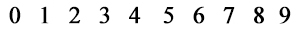
%> input picture Patterns/new (times new roman)/Template_1.jpg, 300 x 30 px
$ octave Untitled4.m   (GNU Octave 9; MATLAB toolbox functions it lacks are replaced by stand-ins)
%> lines starting %> are read from the running program, lines starting %| are printed output that depends on the picture
%Read an Image A(Template)
A1 = imread('D:\Last Semester\PR\PR lab\Patterns\new (times new roman)\Template_1.jpg');
%> A1 is the input picture: size 30x300x3 uint8; min 0, max 255, mean 235.8

%Read the Target Image
B1 = imread('D:\Last Semester\PR\PR lab\Patterns\new (times new roman)\4_candidate.jpg');
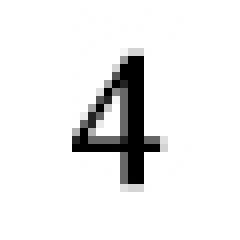
%> input picture Patterns/new (times new roman)/4_candidate.jpg, 30 x 30 px (shown 8 times larger)
%> B1 is the input picture: size 30x30x3 uint8; min 0, max 255, mean 235.3

A = A1(:,:,1);
B = B1(:,:,1);

corr_map = zeros([size(A,1),size(A,2)]);

for i = 1:size(A,1)-size(B,1)
    for j = 1:size(A,2)-size(B,2)
        %Construct the correlation map
        corr_map(i,j) = corr2(A(i:i+size(B,1)-1,j:j+size(B,2)-1),B);
    end
end
%> corr_map: size 30x300 double; every value is 0

figure,imagesc(corr_map);colorbar;
%> after `colorbar`:
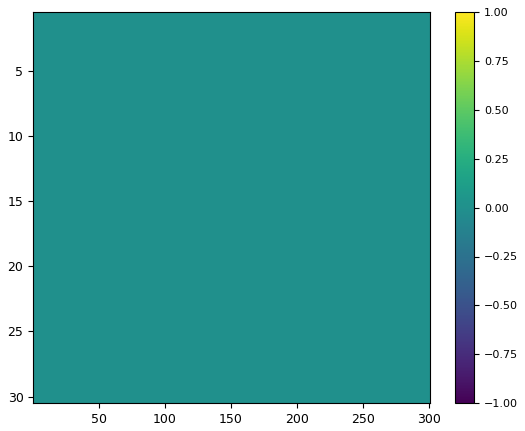
%> figure redrawn from the program's plot data
%Find the maximum value
maxpt = max(corr_map(:));
%> maxpt = 0
[x,y]=find(corr_map==maxpt);
%> x = 9000 values from 1 to 30; y = 9000 values from 1 to 300

%Display the image from the template
figure,imagesc(B1);title('Target Image');colormap(pink);axis image

grayA = rgb2gray(A1);
Res   = A;
Res(:,:,1)=grayA;
Res(:,:,2)=grayA;
Res(:,:,3)=grayA;

Res(x:x+size(B,1)-1,y:y+size(B,2)-1,:)=A1(x:x+size(B,1)-1,y:y+size(B,2)-1,:);

figure,imagesc(Res);
